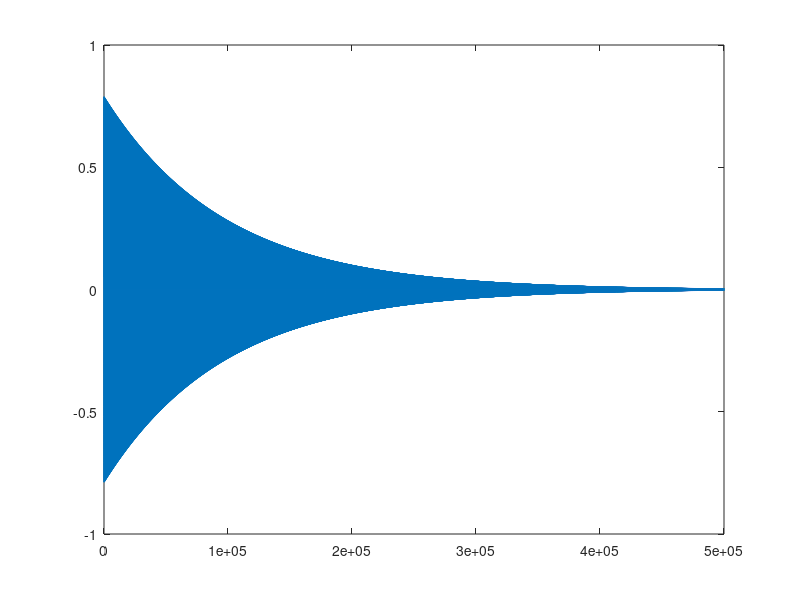

Reproduce this figure in MATLAB.
a = sin(2*pi*500/48000*(1:500000));
model_saron = 0.789*exp(-1.03*(10^-5)*(1:500000));
saron = model_saron .* a;

plot(saron);
%sound(saron,48000);